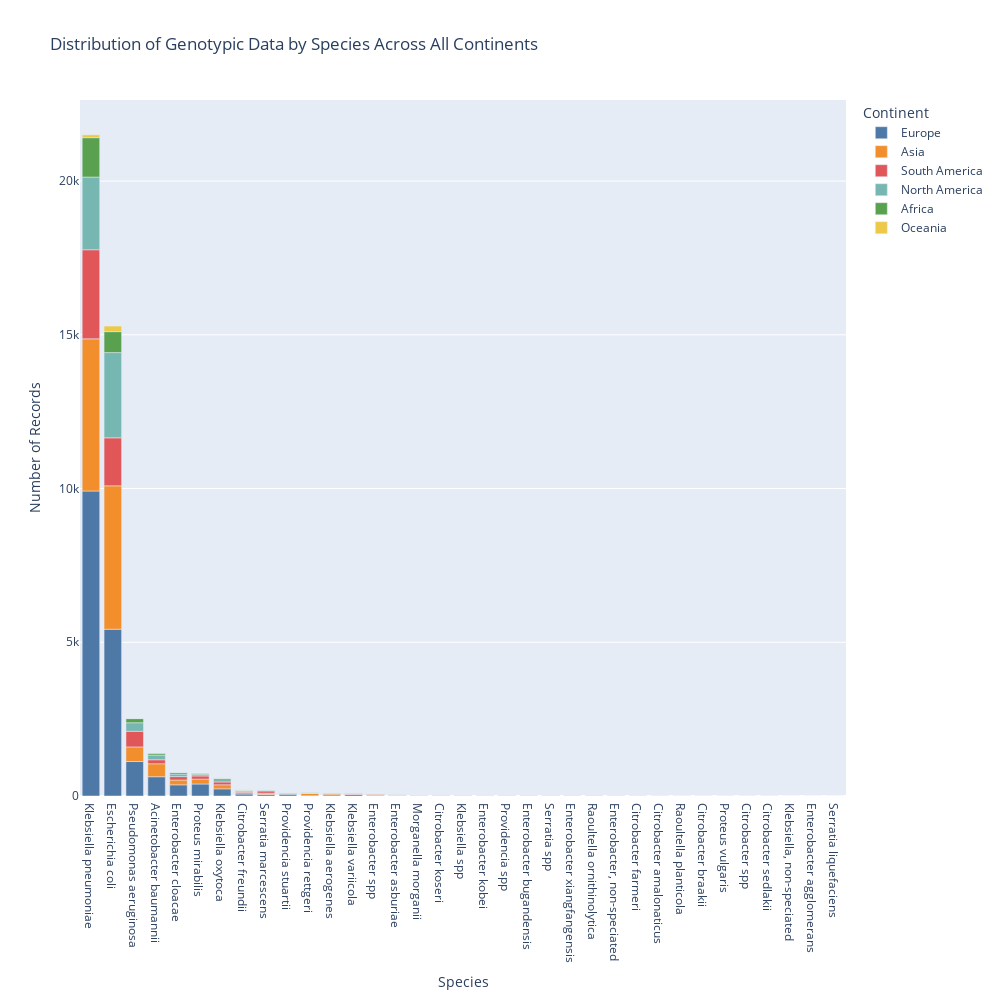

Notebook code for this chart:
### Code cell
visualize_global_species_distribution(merged_dataset)

### Figure 1 — Plotly figure (JSON) as saved in the notebook; plotly's stock layout.template omitted (floating-point values rounded to 4 significant figures)
{"data": [{"alignmentgroup": "True", "hovertemplate": "Continent=Europe<br>Species=%{x}<br>Number of Records=%{y}<extra></extra>", "legendgroup": "Europe", "marker": {"color": "#4e79a7", "pattern": {"shape": ""}}, "name": "Europe", "offsetgroup": "Europe", "orientation": "v", "showlegend": true, "textposition": "auto", "type": "bar", "x": ["Klebsiella pneumoniae", "Escherichia coli", "Pseudomonas aeruginosa", "Acinetobacter baumannii", "Proteus mirabilis", "Enterobacter cloacae", "Klebsiella oxytoca", "Citrobacter freundii", "Providencia stuartii", "Klebsiella variicola", "Serratia marcescens", "Klebsiella aerogenes", "Enterobacter spp", "Enterobacter asburiae", "Morganella morganii", "Providencia rettgeri", "Enterobacter kobei", "Enterobacter xiangfangensis", "Enterobacter, non-speciated", "Citrobacter farmeri", "Citrobacter koseri", "Proteus vulgaris", "Enterobacter bugandensis", "Citrobacter amalonaticus", "Raoultella ornithinolytica", "Serratia spp", "Klebsiella spp", "Klebsiella, non-speciated", "Enterobacter agglomerans", "Citrobacter spp"], "xaxis": "x", "y": [9919, 5424, 1121, 627, 390, 363, 233, 65, 61, 50, 49, 36, 17, 10, 6, 6, 5, 5, 4, 3, 3, 2, 2, 2, 1, 1, 1, 1, 1, 1], "yaxis": "y"}, {"alignmentgroup": "True", "hovertemplate": "Continent=Asia<br>Species=%{x}<br>Number of Records=%{y}<extra></extra>", "legendgroup": "Asia", "marker": {"color": "#f28e2b", "pattern": {"shape": ""}}, "name": "Asia", "offsetgroup": "Asia", "orientation": "v", "showlegend": true, "textposition": "auto", "type": "bar", "x": ["Klebsiella pneumoniae", "Escherichia coli", "Pseudomonas aeruginosa", "Acinetobacter baumannii", "Proteus mirabilis", "Enterobacter cloacae", "Klebsiella oxytoca", "Providencia rettgeri", "Citrobacter freundii", "Serratia marcescens", "Enterobacter spp", "Klebsiella aerogenes", "Enterobacter asburiae", "Citrobacter koseri", "Providencia stuartii", "Klebsiella variicola", "Morganella morganii", "Providencia spp", "Klebsiella spp", "Enterobacter bugandensis", "Enterobacter kobei", "Raoultella planticola", "Raoultella ornithinolytica", "Serratia spp", "Citrobacter braakii", "Citrobacter amalonaticus", "Citrobacter farmeri", "Citrobacter sedlakii"], "xaxis": "x", "y": [4950, 4665, 475, 422, 159, 156, 132, 78, 52, 42, 40, 36, 14, 13, 11, 8, 7, 6, 4, 4, 4, 3, 3, 2, 2, 1, 1, 1], "yaxis": "y"}, {"alignmentgroup": "True", "hovertemplate": "Continent=South America<br>Species=%{x}<br>Number of Records=%{y}<extra></extra>", "legendgroup": "South America", "marker": {"color": "#e15759", "pattern": {"shape": ""}}, "name": "South America", "offsetgroup": "South America", "orientation": "v", "showlegend": true, "textposition": "auto", "type": "bar", "x": ["Klebsiella pneumoniae", "Escherichia coli", "Pseudomonas aeruginosa", "Acinetobacter baumannii", "Enterobacter cloacae", "Proteus mirabilis", "Klebsiella oxytoca", "Serratia marcescens", "Citrobacter freundii", "Klebsiella variicola", "Providencia stuartii", "Klebsiella aerogenes", "Enterobacter spp", "Providencia rettgeri", "Enterobacter asburiae", "Serratia spp", "Citrobacter koseri", "Klebsiella spp", "Enterobacter bugandensis", "Enterobacter, non-speciated", "Morganella morganii", "Enterobacter xiangfangensis", "Enterobacter kobei", "Providencia spp"], "xaxis": "x", "y": [2897, 1560, 509, 130, 112, 103, 92, 72, 37, 21, 20, 17, 13, 13, 8, 6, 4, 4, 2, 1, 1, 1, 1, 1], "yaxis": "y"}, {"alignmentgroup": "True", "hovertemplate": "Continent=North America<br>Species=%{x}<br>Number of Records=%{y}<extra></extra>", "legendgroup": "North America", "marker": {"color": "#76b7b2", "pattern": {"shape": ""}}, "name": "North America", "offsetgroup": "North America", "orientation": "v", "showlegend": true, "textposition": "auto", "type": "bar", "x": ["Escherichia coli", "Klebsiella pneumoniae", "Pseudomonas aeruginosa", "Acinetobacter baumannii", "Klebsiella oxytoca", "Enterobacter cloacae", "Proteus mirabilis", "Citrobacter freundii", "Serratia marcescens", "Klebsiella variicola", "Providencia stuartii", "Klebsiella aerogenes", "Enterobacter spp", "Morganella morganii", "Providencia rettgeri", "Enterobacter asburiae", "Klebsiella spp", "Raoultella ornithinolytica", "Providencia spp", "Enterobacter xiangfangensis", "Enterobacter bugandensis", "Serratia liquefaciens", "Citrobacter amalonaticus", "Enterobacter kobei", "Citrobacter farmeri", "Citrobacter spp", "Enterobacter, non-speciated"], "xaxis": "x", "y": [2773, 2365, 278, 154, 112, 84, 49, 26, 23, 16, 14, 13, 7, 6, 6, 4, 3, 3, 2, 2, 2, 1, 1, 1, 1, 1, 1], "yaxis": "y"}, {"alignmentgroup": "True", "hovertemplate": "Continent=Africa<br>Species=%{x}<br>Number of Records=%{y}<extra></extra>", "legendgroup": "Africa", "marker": {"color": "#59a14f", "pattern": {"shape": ""}}, "name": "Africa", "offsetgroup": "Africa", "orientation": "v", "showlegend": true, "textposition": "auto", "type": "bar", "x": ["Klebsiella pneumoniae", "Escherichia coli", "Pseudomonas aeruginosa", "Acinetobacter baumannii", "Enterobacter cloacae", "Proteus mirabilis", "Klebsiella oxytoca", "Citrobacter freundii", "Serratia marcescens", "Providencia rettgeri", "Providencia stuartii", "Enterobacter spp", "Klebsiella variicola", "Enterobacter asburiae", "Morganella morganii", "Klebsiella spp", "Providencia spp", "Serratia spp", "Citrobacter braakii", "Citrobacter sedlakii"], "xaxis": "x", "y": [1280, 681, 135, 59, 50, 40, 12, 12, 11, 7, 7, 6, 4, 3, 3, 3, 2, 1, 1, 1], "yaxis": "y"}, {"alignmentgroup": "True", "hovertemplate": "Continent=Oceania<br>Species=%{x}<br>Number of Records=%{y}<extra></extra>", "legendgroup": "Oceania", "marker": {"color": "#edc949", "pattern": {"shape": ""}}, "name": "Oceania", "offsetgroup": "Oceania", "orientation": "v", "showlegend": true, "textposition": "auto", "type": "bar", "x": ["Escherichia coli", "Klebsiella pneumoniae", "Citrobacter freundii", "Klebsiella oxytoca", "Proteus mirabilis", "Acinetobacter baumannii", "Enterobacter cloacae", "Pseudomonas aeruginosa", "Enterobacter spp", "Serratia marcescens", "Klebsiella aerogenes", "Providencia stuartii"], "xaxis": "x", "y": [182, 94, 9, 8, 5, 5, 3, 2, 2, 1, 1, 1], "yaxis": "y"}], "layout": {"barmode": "relative", "height": 1000, "legend": {"title": {"text": "Continent"}, "tracegroupgap": 0}, "title": {"text": "Distribution of Genotypic Data by Species Across All Continents"}, "width": 1000, "xaxis": {"anchor": "y", "autorange": true, "categoryorder": "total descending", "domain": [0, 1], "range": [-0.5, 34.5], "title": {"text": "Species"}, "type": "category"}, "yaxis": {"anchor": "x", "autorange": true, "domain": [0, 1], "range": [0, 22640.0], "title": {"text": "Number of Records"}, "type": "linear"}}}
